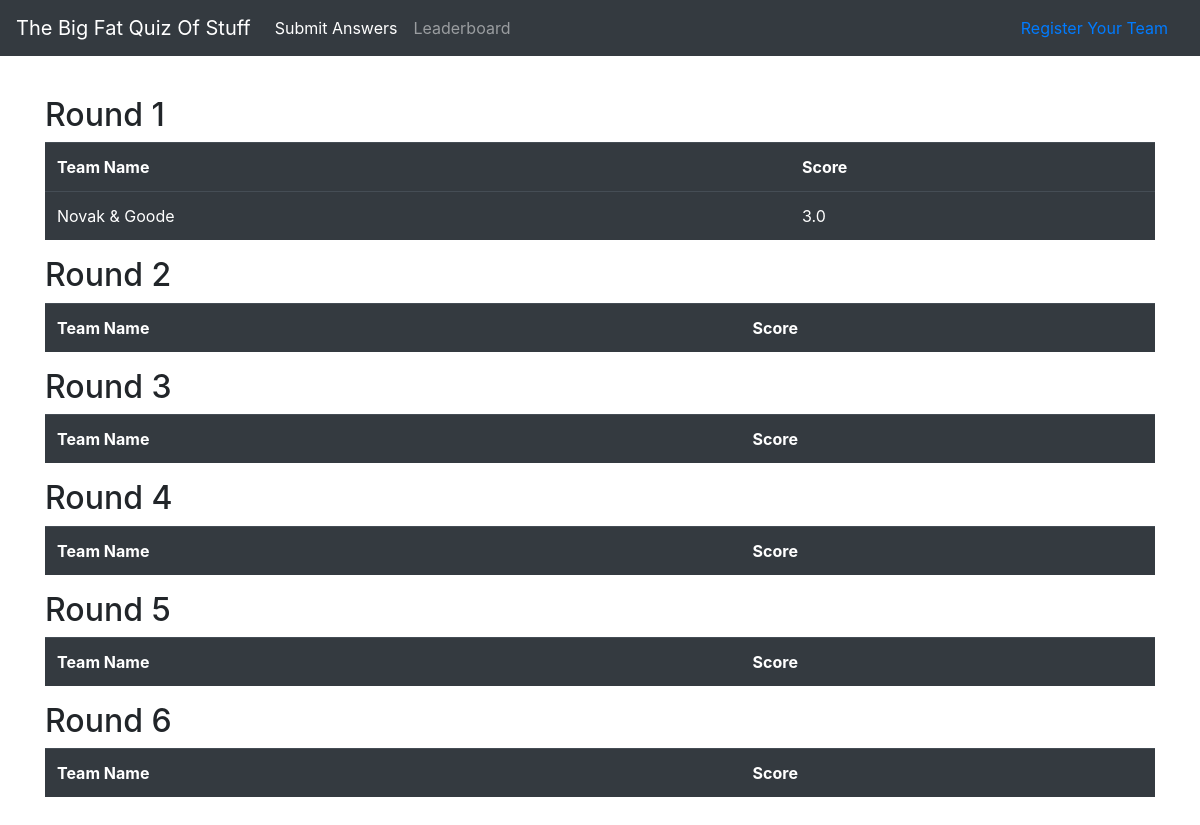
The app's page /leaderboard/, older data.
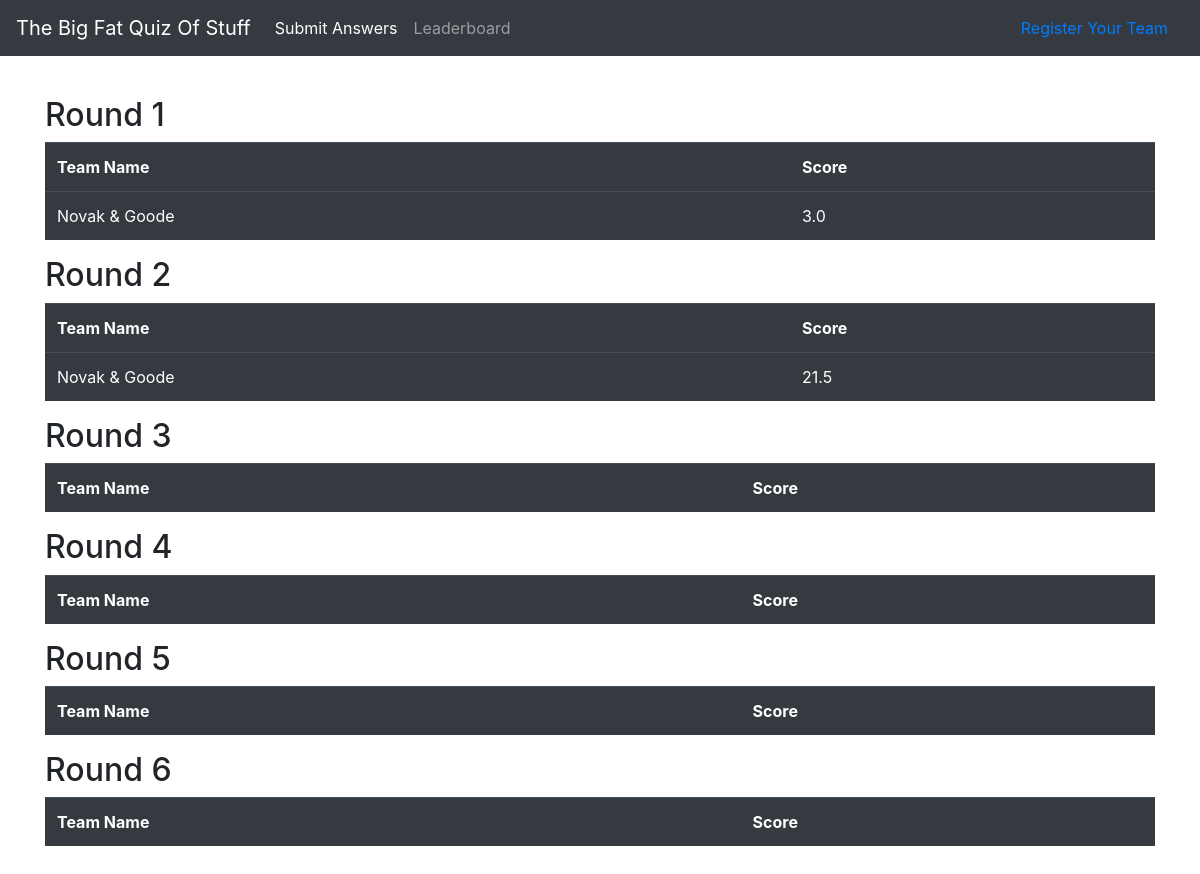
The same page, newer data.
### answers/models.py (models this page shows, shortened)
class Result(models.Model):
    submitted = models.DateTimeField(auto_now=True)
    this_round = models.ForeignKey(Round, on_delete=models.CASCADE)
    this_team = models.ForeignKey(Team, on_delete=models.CASCADE)
    score = models.FloatField(default=0.0)
    question_1 = models.CharField(max_length=500, blank=True)
    question_2 = models.CharField(max_length=500, blank=True)
    question_3 = models.CharField(max_length=500, blank=True)
    question_4 = models.CharField(max_length=500, blank=True)
    question_5 = models.CharField(max_length=500, blank=True)
    question_6 = models.CharField(max_length=500, blank=True)
    question_7 = models.CharField(max_length=500, blank=True)
    question_8 = models.CharField(max_length=500, blank=True)
    question_9 = models.CharField(max_length=500, blank=True)
    question_10 = models.CharField(max_length=500, blank=True)
    question_11 = models.CharField(max_length=500, blank=True)
    question_12 = models.CharField(max_length=500, blank=True)
    question_13 = models.CharField(max_length=500, blank=True)
    question_14 = models.CharField(max_length=500, blank=True)
    question_15 = models.CharField(max_length=500, blank=True)
    question_16 = models.CharField(max_length=500, blank=True)
    question_17 = models.CharField(max_length=500, blank=True)
    question_18 = models.CharField(max_length=500, blank=True)
    question_19 = models.CharField(max_length=500, blank=True)
    question_20 = models.CharField(max_length=500, blank=True)
    log = models.CharField(max_length=2000, blank=True)

class Team(models.Model):
    team_name = models.CharField(max_length=500)
    person_1_name = models.CharField(max_length=100)
    person_2_name = models.CharField(max_length=100, blank=True)
    person_3_name = models.CharField(max_length=100, blank=True)
    person_4_name = models.CharField(max_length=100, blank=True)
    person_5_name = models.CharField(max_length=100, blank=True)
    def __str__(self):
        return self.team_name

### answers/views.py (the view)
# urls.py: path('leaderboard/', views.leaderboard, name='leaderboard')
def leaderboard(request):
    r1_results = Result.objects.filter(this_round__round_number=1).order_by('score')
    r2_results = Result.objects.filter(this_round__round_number=2).order_by('score')
    r3_results = Result.objects.filter(this_round__round_number=3).order_by('score')
    r4_results = Result.objects.filter(this_round__round_number=4).order_by('score')
    r5_results = Result.objects.filter(this_round__round_number=5).order_by('score')
    r6_results = Result.objects.filter(this_round__round_number=6).order_by('score')
    context = {
        'r1_results': r1_results,
        'r2_results': r2_results,
        'r3_results': r3_results,
        'r4_results': r4_results,
        'r5_results': r5_results,
        'r6_results': r6_results,
    }
    return render(request, "answers/leaderboard.html", context)

### answers/templates/answers/leaderboard.html (shortened to what this page needs)
{% extends "base.html" %}
{% block content %}
<div>
<h2>Round 1</h2>
<table class="table table-dark">
  <tr><th>Team Name</th><th>Score</th></tr>
  {% for result in r1_results %}
  <tr><td>{{ result.this_team }}</td>
  <td>{{ result.score }}</td></tr>
  {% endfor %}
</table>
</div>
<div>
<h2>Round 2</h2>
<table class="table table-dark">
  <tr><th>Team Name</th><th>Score</th></tr>
  {% for result in r2_results %}
  <tr><td>{{ result.this_team }}</td>
  <td>{{ result.score }}</td></tr>
  {% endfor %}
</table>
</div>
<div>
<h2>Round 3</h2>
<table class="table table-dark">
  <tr><th>Team Name</th><th>Score</th></tr>
</table>
</div>
<div>
<h2>Round 4</h2>
<table class="table table-dark">
  <tr><th>Team Name</th><th>Score</th></tr>
</table>
</div>
<div>
<h2>Round 5</h2>
<table class="table table-dark">
  <tr><th>Team Name</th><th>Score</th></tr>
</table>
</div>
<div>
<h2>Round 6</h2>
<table class="table table-dark">
  <tr><th>Team Name</th><th>Score</th></tr>
</table>
</div>
{% endblock %}

### answers/templates/base.html (shortened to what this page needs)
<!doctype html>
<html lang="en">
  <head>
    <link rel="stylesheet" href="https://stackpath.bootstrapcdn.com/bootstrap/4.4.1/css/bootstrap.min.css">
  </head>
  <body>
<nav class="navbar navbar-expand-md navbar-dark bg-dark fixed-top">
    <a class="navbar-brand" href="#">The Big Fat Quiz Of Stuff</a>
    <div class="collapse navbar-collapse" id="navbarsExampleDefault">
      <ul class="navbar-nav mr-auto">
        <li class="nav-item active">
          <a class="nav-link" href="{% url 'index' %}">Submit Answers <span class="sr-only">(current)</span></a>
        </li>
        <li class="nav-item">
          <a class="nav-link" href="{% url 'leaderboard' %}">Leaderboard</a>
        </li>
      </ul>
      <a class="nav-link" href="{% url 'signup' %}">Register Your Team</a>
    </div>
  </nav>
  <div class="container">
    <br /><br /><br /><br />
    {% block content %}
    {% endblock %}
    <br />
</div>
</body>
</html>

Row changes from the older to the newer data that the page shows:
added Result: this_team "Novak & Goode", score "21.5", shown under "Round 2"
